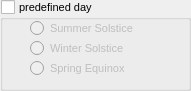
  <widget class="QGroupBox" name="predefinedDay">
   <property name="geometry">
    <rect>
     <x>20</x>
     <y>190</y>
     <width>191</width>
     <height>91</height>
    </rect>
   </property>
   <property name="font">
    <font>
     <pointsize>8</pointsize>
    </font>
   </property>
   <property name="title">
    <string>predefined day</string>
   </property>
   <property name="checkable">
    <bool>true</bool>
   </property>
   <property name="checked">
    <bool>false</bool>
   </property>
   <widget class="QRadioButton" name="summerSolstice">
    <property name="geometry">
     <rect>
      <x>30</x>
      <y>20</y>
      <width>121</width>
      <height>17</height>
     </rect>
    </property>
    <property name="text">
     <string>Summer Solstice</string>
    </property>
    <property name="checked">
     <bool>false</bool>
    </property>
    <property name="autoExclusive">
     <bool>true</bool>
    </property>
   </widget>
   <widget class="QRadioButton" name="winterSolstice">
    <property name="geometry">
     <rect>
      <x>30</x>
      <y>40</y>
      <width>121</width>
      <height>17</height>
     </rect>
    </property>
    <property name="text">
     <string>Winter Solstice</string>
    </property>
    <property name="autoExclusive">
     <bool>true</bool>
    </property>
   </widget>
   <widget class="QRadioButton" name="springEquinox">
    <property name="geometry">
     <rect>
      <x>30</x>
      <y>60</y>
      <width>121</width>
      <height>17</height>
     </rect>
    </property>
    <property name="text">
     <string>Spring Equinox</string>
    </property>
    <property name="autoExclusive">
     <bool>true</bool>
    </property>
   </widget>
  </widget>
